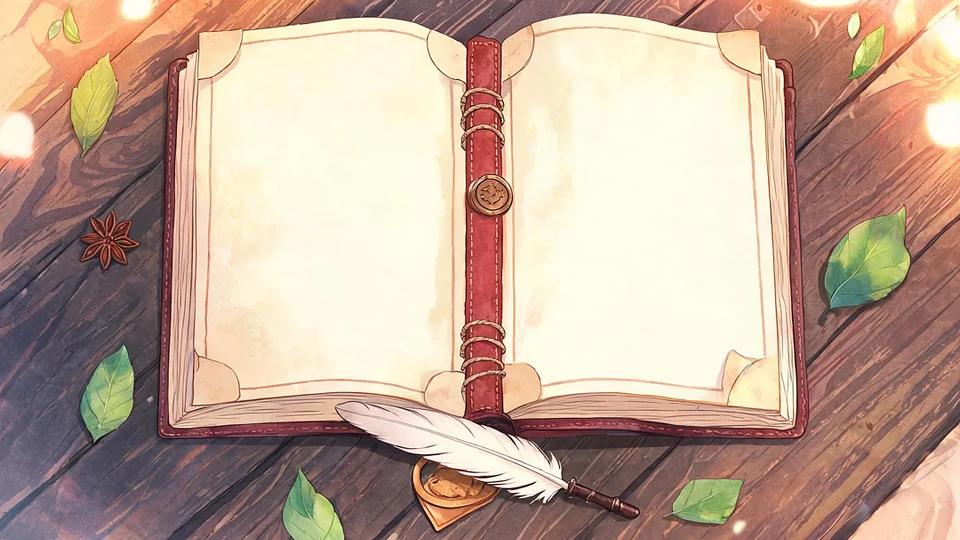
#> input picture assets/art/ui/book_bg.png, 1920 x 1080 px (shown at 1/2 size)
$ python bookfit.py ../assets/art/ui/book_bg.png
#> lines starting #> are read from the running program, lines starting #| are printed output that depends on the picture
"""把 ov_menu.gd 的 PAGES 纸面框叠到 ui/book_bg.png 上量版式。

  python tools/bookfit.py                 # 用脚本里抄来的当前 PAGES
  python tools/bookfit.py --pages "0.165,0.115,0.305,0.680;0.545,..."

为什么要有这张图：ov_menu 的配方链是按 PAGES 矩形算"一行摆几个、能摆几行"的，
而 book_bg 那张画里纸面比矩形小得多（四周是封面、书脊、卷边和花角）。
矩形一放宽，第七层那颗胚子就掉到书面外面——这页已经为这件事返工过三次，
别再靠肉眼估，直接看叠了框的原图。
"""
import sys
from pathlib import Path
from PIL import Image, ImageDraw

ROOT = Path(__file__).resolve().parent.parent
ART = ROOT / "assets/art/ui/book_bg.png"
OUT = ROOT / "tools/_scratch/book_fit.png"
VW, VH = 1280.0, 720.0

# 抄自 scripts/components/ov_menu.gd 的 PAGES，改那边记得改这里
PAGES = [(0.198, 0.115, 0.272, 0.625), (0.547, 0.115, 0.273, 0.625)]
HEAD_H = 52.0     # 页顶标题往下才是正文
ROW_TOP = 38.0    # 每格里名字占掉的上沿
ROW_BOT = 13.0    # 行间分隔线


def main() -> int:
    pages = PAGES
    args = sys.argv[1:]
    for i, a in enumerate(args):
        if a == "--pages" and i + 1 < len(args):
            pages = [tuple(float(v) for v in p.split(",")) for p in args[i + 1].split(";")]
    im = Image.open(ART).convert("RGB").resize((int(VW), int(VH)), Image.LANCZOS)
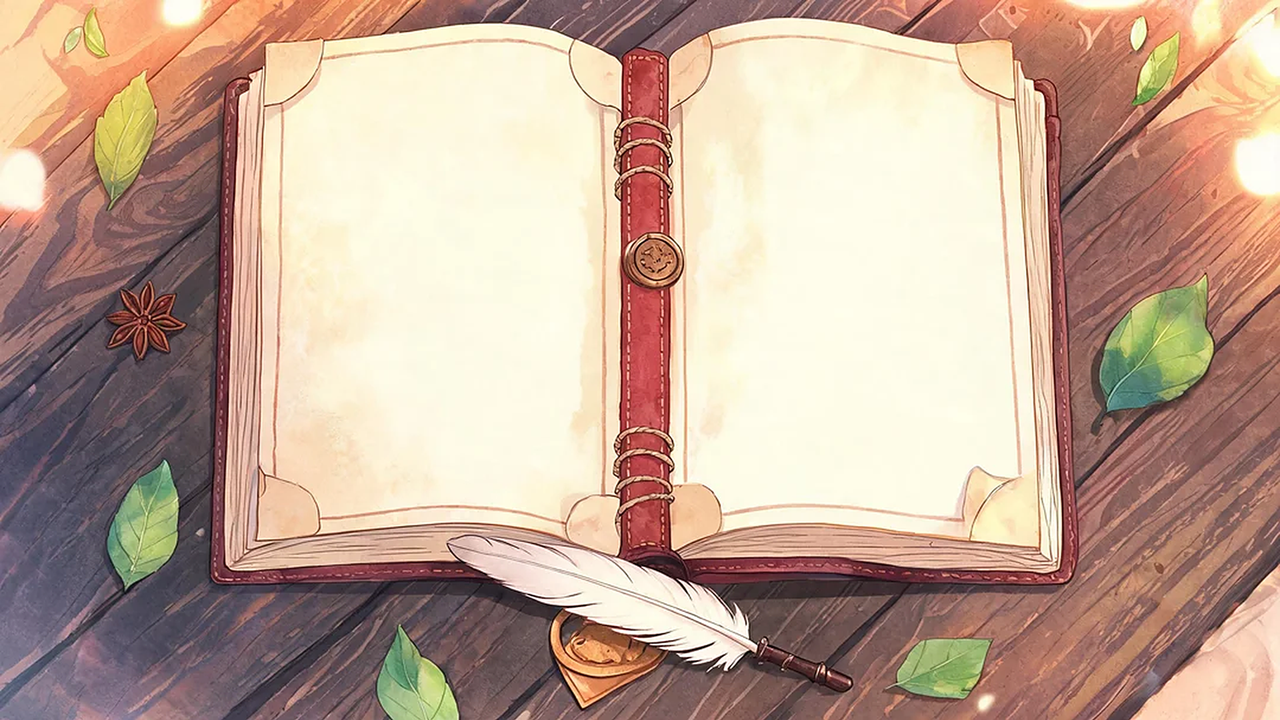
#> im: PIL image 1280x720 RGB; mean R, G, B 193.2, 167, 149.6
    d = ImageDraw.Draw(im)
    for p in pages:
        x0, y0 = p[0] * VW, p[1] * VH
        x1, y1 = (p[0] + p[2]) * VW, (p[1] + p[3]) * VH
        d.rectangle([x0, y0, x1, y1], outline=(255, 40, 40), width=3)
        # 正文可用高度：三格一行时每格的 room（配方链能占的竖向空间）
        row_h = (y1 - y0 - 70.0) / 3.0
        for r in range(3):
            top = y0 + HEAD_H + r * row_h
            room = row_h - ROW_TOP - ROW_BOT
            d.rectangle([x0 + 10, top + ROW_TOP, x1 - 18, top + ROW_TOP + room],
                        outline=(0, 220, 120), width=1)
    for y in range(0, 105, 5):
        d.line([(0, y / 100.0 * VH), (VW, y / 100.0 * VH)], fill=(30, 90, 220), width=1)
        d.text((2, y / 100.0 * VH), "%d" % y, fill=(0, 0, 255))
    for x in range(0, 105, 5):
        d.line([(x / 100.0 * VW, 0), (x / 100.0 * VW, VH)], fill=(255, 70, 70), width=1)
        d.text((x / 100.0 * VW + 2, 2), "%d" % x, fill=(200, 0, 0))
    OUT.parent.mkdir(parents=True, exist_ok=True)
    im.save(OUT)
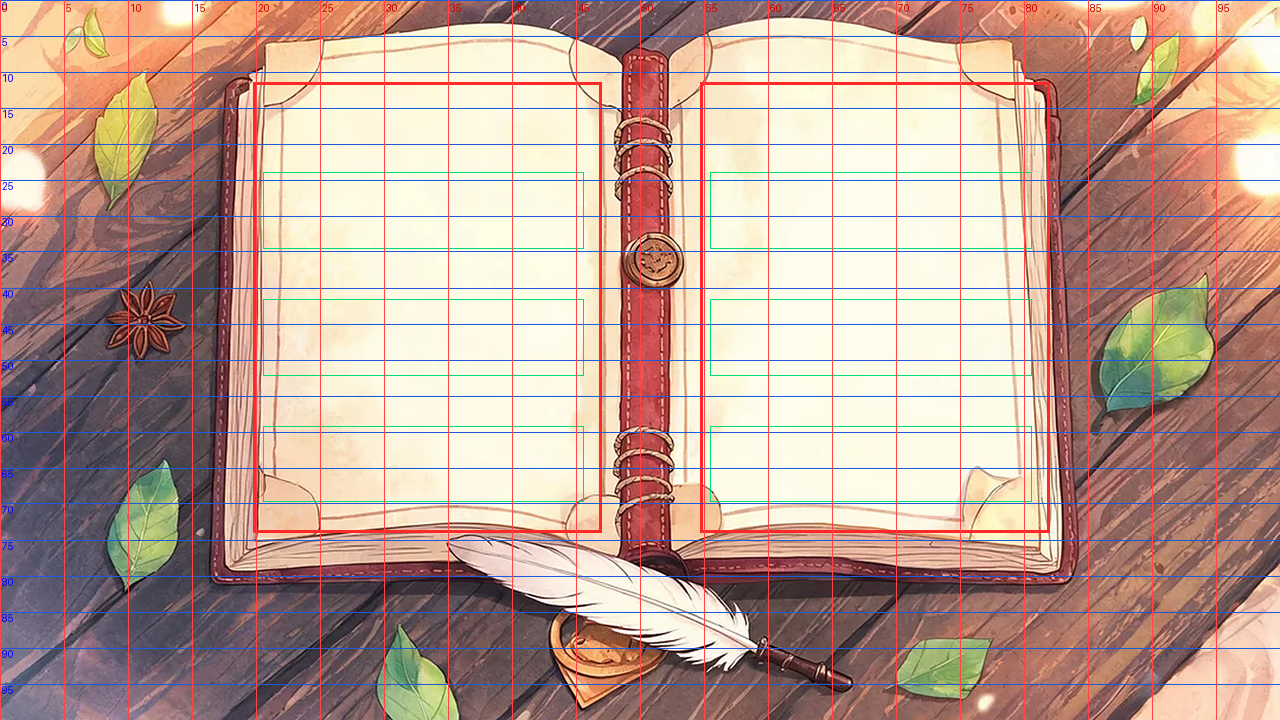
#> saved as book_fit.png: PIL image 1280x720 RGB; mean R, G, B 188.5, 161.4, 148.4
    print("fit ->", OUT)
    return 0


if __name__ == "__main__":
    sys.exit(main())
#> (the program exits here)

$ run again, with assets/art/ui/bar_fill.png copied over assets/art/ui/book_bg.png
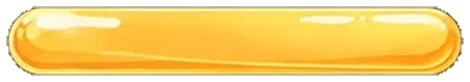
#> input picture assets/art/ui/bar_fill.png, 470 x 82 px
#> in main, `im = Image.open(ART).convert("RGB").resize((int(VW), int(VH)), Image.L..`:
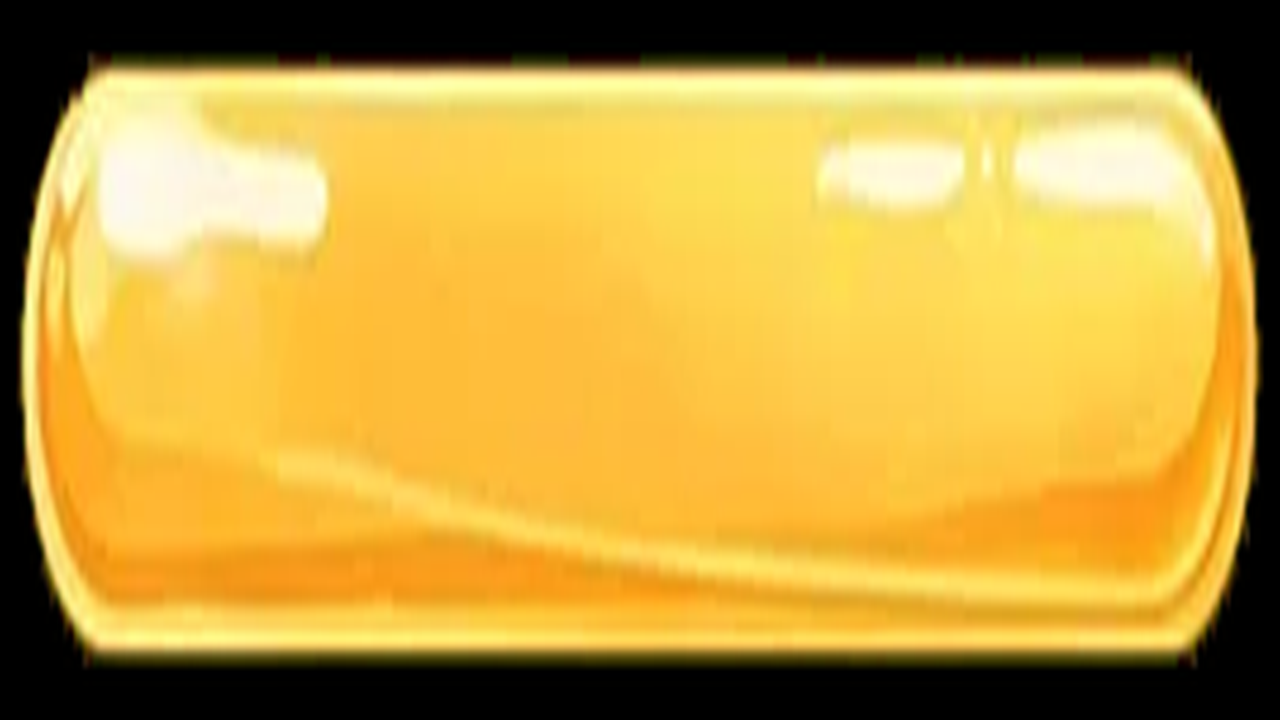
#> im: PIL image 1280x720 RGB; mean R, G, B 192.4, 156.4, 63.4
#> in main, `im.save(OUT)`:
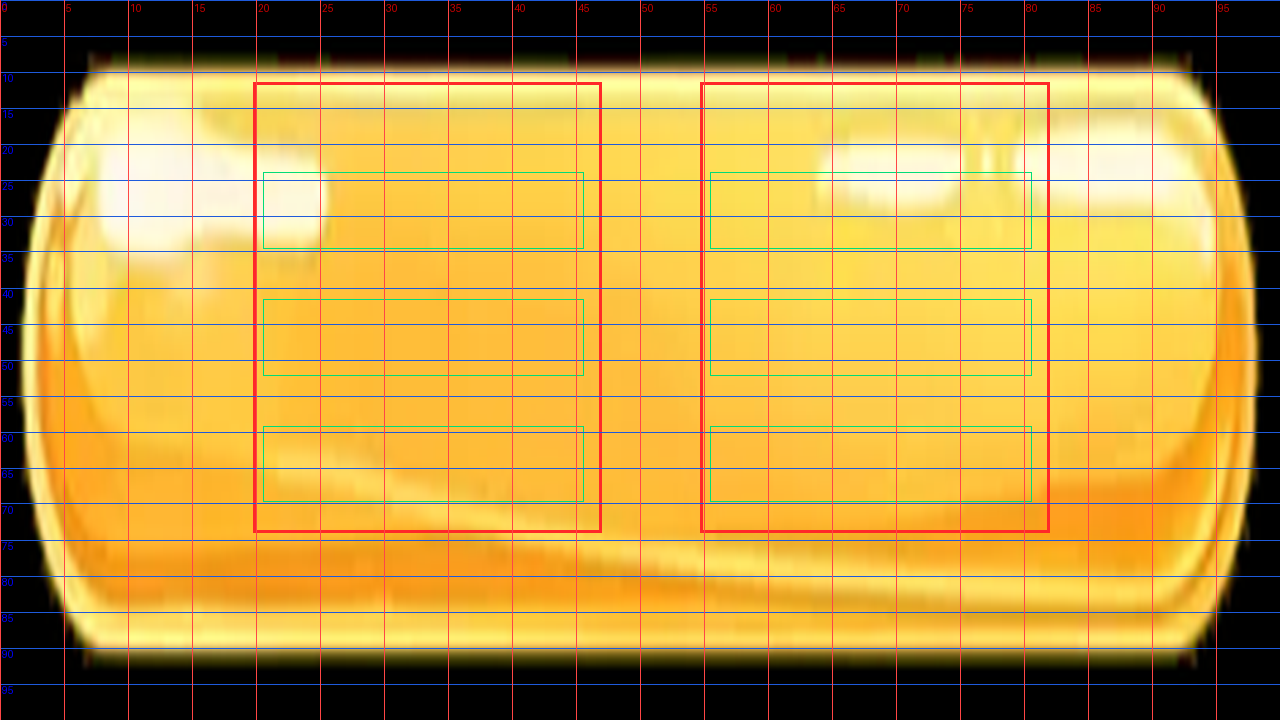
#> saved as book_fit.png: PIL image 1280x720 RGB; mean R, G, B 187.8, 151.5, 67.6

$ run again, with assets/art/ui/bar_track.png copied over assets/art/ui/book_bg.png
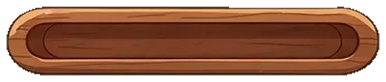
#> input picture assets/art/ui/bar_track.png, 386 x 82 px
#> in main, `im = Image.open(ART).convert("RGB").resize((int(VW), int(VH)), Image.L..`:
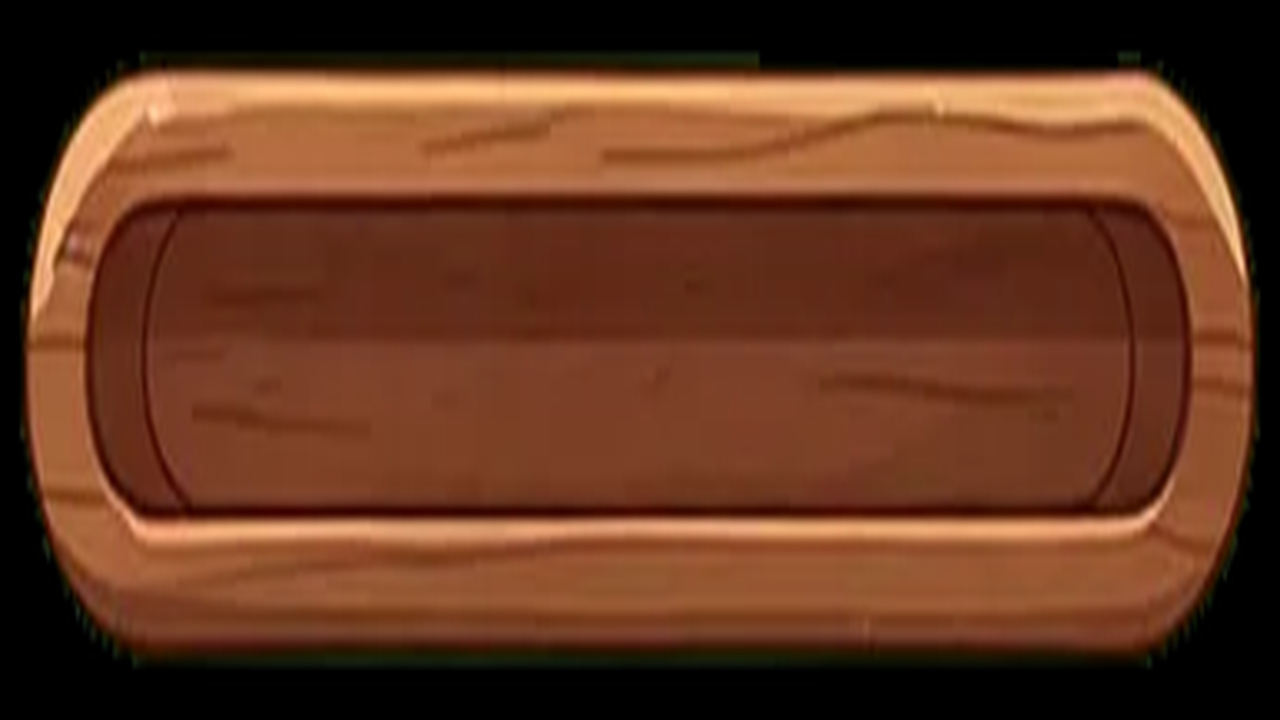
#> im: PIL image 1280x720 RGB; mean R, G, B 100.3, 55.6, 32.8
#> in main, `im.save(OUT)`:
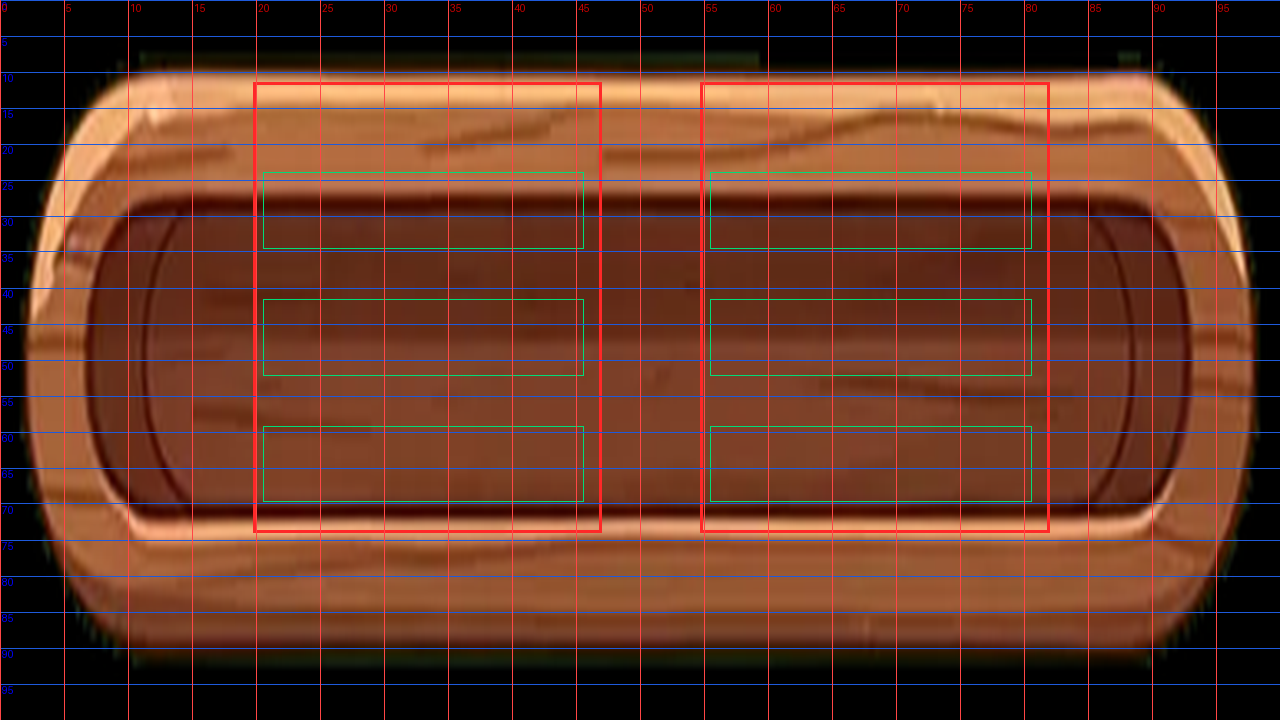
#> saved as book_fit.png: PIL image 1280x720 RGB; mean R, G, B 101.2, 56.9, 38.8
